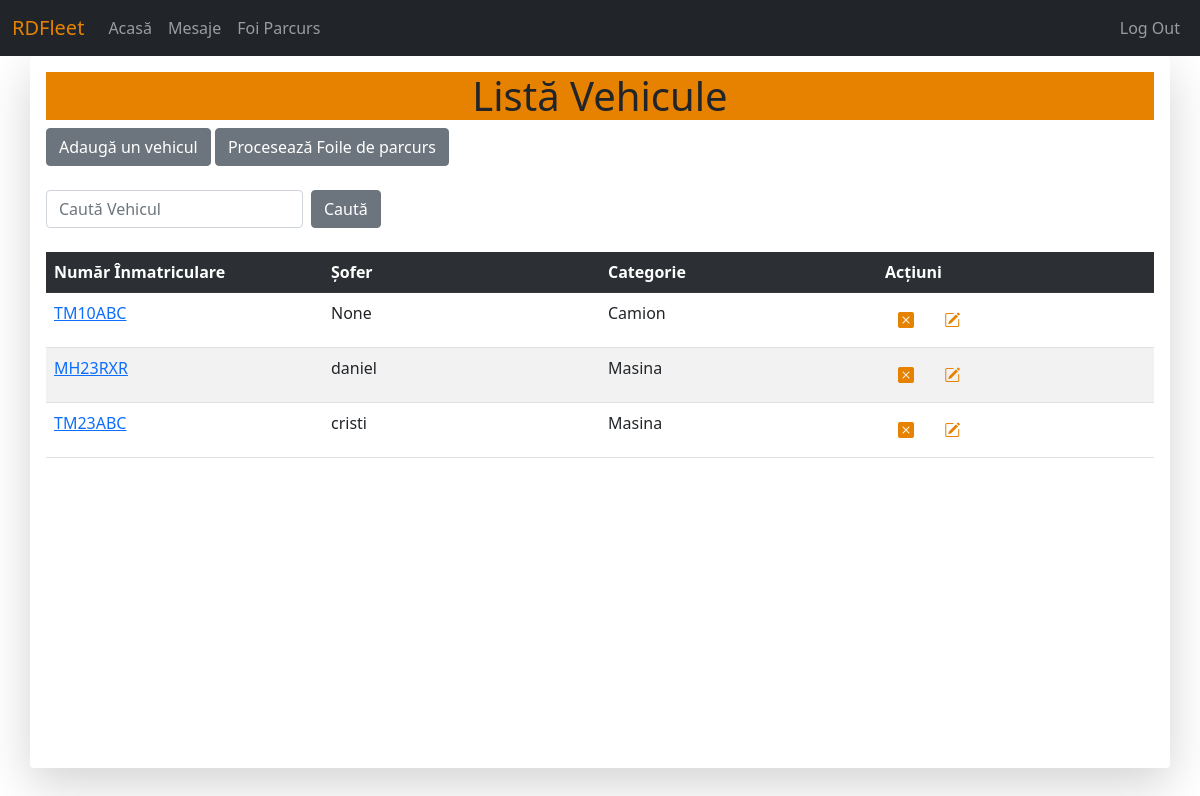
The app's page /vehicles/vehicle_list/ (signed in) with its own data.
### vehicles/models.py (models this page shows, shortened)
class Vehicle(models.Model):
	vehicle_plate = models.CharField(max_length = 10, unique = True, verbose_name = "Număr înmatriculare")
	vehicle_odometer = models.PositiveIntegerField(verbose_name = "Kilometraj")
	vehicle_itp = models.DateField(verbose_name = "ITP expiră la")
	vehicle_rca = models.DateField(verbose_name = "RCA expiră la")
	vehicle_last_service = models.PositiveIntegerField(verbose_name = "Ultimul service efectuat KM")
	vehicle_driver = models.ForeignKey(settings.AUTH_USER_MODEL, on_delete=models.SET_NULL, null = True, verbose_name = "Șoferul", blank = True)
	vehicle_category = models.ForeignKey(Category, on_delete=models.SET_NULL, null = True, verbose_name = "Categoria", blank = True)
	def get_absolute_url(self):
		return reverse("vehicle-detail-view", kwargs={"id":self.id})

class Category(models.Model):
	category_name = models.CharField(max_length = 50, unique = True, verbose_name = "Categorie")
	def __str__(self):
		return self.category_name

### vehicles/views.py (the view)
# urls.py: path('vehicle_list/', views.VehicleListView.as_view(), name='vehicle-list'),
class VehicleListView(View):
	template_name = 'vehicles/vehicle_list.html'
	def get_queryset(self):
		return Vehicle.objects.all()
	def get(self, request, *args, **kwargs):
		context = {'vehicle_list':self.get_queryset()}
		return render(request, self.template_name, context)

### vehicles/templates/vehicles/vehicle_list.html (shortened to what this page needs)
{% extends 'base.html' %}
{% block content %}
	<h1 style="background-color: #e78200; text-align: center;">Listă Vehicule</h1>
	<div>
	<a href="{% url 'create-vehicle' %}" class='btn btn-secondary'>Adaugă un vehicul</a>
	<a class="btn btn-secondary" href="{% url 'proceseaza-foi' %}">Procesează Foile de parcurs</a>
	</div>
	<br>
	<div class="input-group">
		<form class="d-flex" method="POST" action="{% url 'search-vehicle' %}"> {% csrf_token %}
			<input class="form-control me-2" type="search" placeholder="Caută Vehicul" name="searched">
			<button class="btn btn-secondary" type="submit">Caută</button>
		</form>
	</div>
	<br>
	<table class="table table-striped table-hover">
		<tr scope="row" class="table-dark">
			<th style="width: 250px;">Număr Înmatriculare</th>
			<th style="width: 250px;">Șofer</th>
			<th style="width: 250px;">Categorie</th>
			<th style="width: 250px;">Acțiuni</th>
		</tr>
		<tr scope="row">{% for vehicle in vehicle_list %}
			<td><a href="{{ vehicle.get_absolute_url }}">{{ vehicle.vehicle_plate }}</a></td>
			<td>{{ vehicle.vehicle_driver }}</td>
			<td>{{ vehicle.vehicle_category }}</td>
			<td>
				<a href="{{ vehicle.get_absolute_url }}delete" class="btn">
					<i class="bi bi-x-square-fill" style="color:#e78200"></i>
				</a>
				<a href="{{ vehicle.get_absolute_url }}update" class="btn">
					<i class='bi bi-pencil-square' style="color:#e78200"></i>
				</a>
			</td>
		</tr>{% endfor %}
	</table>
{% endblock %}

### static/style.css (style rules this page uses)
body { margin:0; height: 100%; }

### records on screen
Vehicle: vehicle_plate "TM10ABC", vehicle_driver "None", vehicle_category "Camion"
Vehicle: vehicle_plate "MH23RXR", vehicle_driver "daniel", vehicle_category "Masina"
Vehicle: vehicle_plate "TM23ABC", vehicle_driver "cristi", vehicle_category "Masina"
